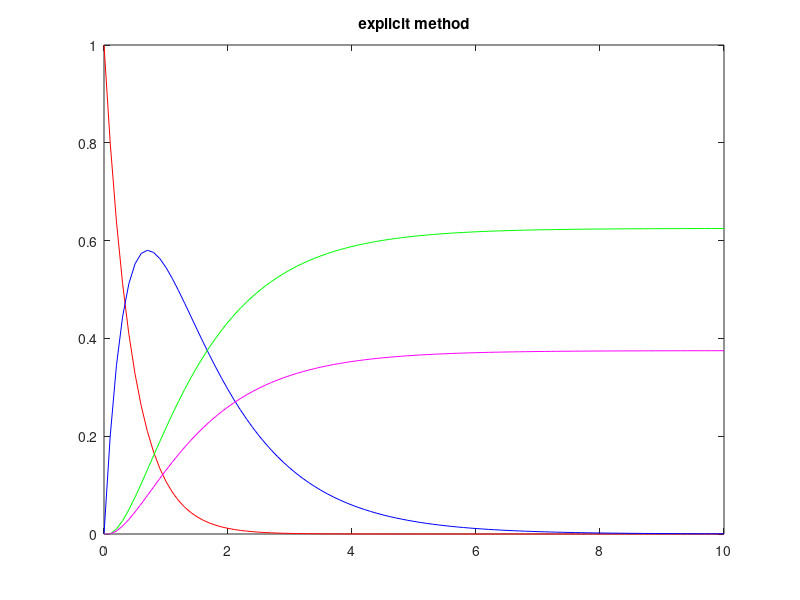

This chart was generated by the following MATLAB code: (Note: this script raises an error after producing the figure.)
% A-->B-->C
% B-->D


k1 =2; %rate constant of A-->B reaction                     %initial conditions
k2=0.5;%rate constant of B-->C reaction
k3=0.3;%rate constant of B-->D reaction
h=0.1;
t_final=10;%final time of the set we are taking to get readings
t_initial=0;%initial time

%%EXPLICITING1 PART1
N_explicit= round((t_final-t_initial)/h);%number of point taken in grid here is N_explicit
A_explicit =zeros(N_explicit+1,1);  %Storing value of Ca_explicit          %store concentrations
B_explicit =zeros(N_explicit+1,1);   %Storing value of Cb_explicit
C_explicit =zeros(N_explicit+1,1);%Storing value of Cc_explicit
D_explicit =zeros(N_explicit+1,1);%Storing value of Cd_explicit
t =zeros(N_explicit+1,1);%Matrix storing time of reaction

%%intial conditions 
A_explicit(1)=1;
B_explicit(1)=0;
C_explicit(1)=0;
D_explicit(1)=0;

for i=1:N_explicit                %explicit euler algorithm
    t(i+1)=t(i)+h;
    A_explicit(i+1)=A_explicit(i) + h*(-k1*A_explicit(i));%applying explicit y(i+1)=y(i)+h*F(xi,yi)
    B_explicit(i+1)=B_explicit(i) + h*(k1*A_explicit(i)-k2*B_explicit(i)-k3*B_explicit(i));
    C_explicit(i+1)=C_explicit(i) + h*(B_explicit(i)*k2);
    D_explicit(i+1)=D_explicit(i) + h*(B_explicit(i)*k3);
end
figure(1)      
plot(t,A_explicit,"-r")%plotting the graphs between time and concentration of A,B,C and D for following reaction
hold on
plot(t,B_explicit,"-b",t,C_explicit,"-g",t,D_explicit,"-m")
title('explicit method')          %graph for explicit (part1)



%%implicit (using jacobian )  PART2
N_implicit= ceil((t_final-t_initial)/h);%N_implicit is no. of grid points in case of implicit
t=zeros(N_implicit+1,1);
Y=zeros(4,N_implicit+1);

%%intial conditions 
Y(1,1)=1;         %Y(1,:) is showing conc of A at diff i
Y(2,1)=0;         %Y(2,:) is showing conc of b at diff i
Y(3,1)=0;         %Y(3,:) is showing conc of c at diff i   Y----> implicit
Y(4,1)=0;         %Y(4,:) is showing conc of d at diff i 
X=zeros(4,1);     %Matrix for storing 
t(1)=0;

for i =2:N_implicit+1                   %implicit euler algorithm
     Y(:,i)=Y(:,i-1);
     t(i)=t(i-1)+h;
    for k=1:10%for implicit functiion y(i+1)=y(i)+h*f(x(i+1),y(i+1))    
        j=give_jacobian(h,k1,k2,k3);%calling the funtion of jacobian
        r=give_residual(Y,i,h,k1,k2,k3);%calling the function of residual
        Y(:,i) = Y(:,i)- inv(j)*(r);%applying newton raphson method for Y
    end 
     
end



figure(2)%plotting impicit concentration vs time graph for a,b,c and d.
plot(t',Y(1,:),"-r")      %graph for implict part2
hold on 
plot(t',Y(2,:),"-b",t',Y(3,:),"-g",t',Y(4,:),"-m")
title('Implicit method')




% %FUNCTIONS
% For your easy reference written function used here 
% It is commented here but written in code below to avoid syntax error

% function R = give_residual(Y,i,h,k1,k2,k3)
% 
%   R=[Y(1,i)-Y(1,i-1)+h*(k1)*Y(1,i);
%      Y(2,i)-Y(2,i-1)-h*(k1*Y(1,i)-k2*Y(2,i)-k3*Y(2,i));  
%      Y(3,i)-Y(3,i-1)-h*(k2)*Y(2,i);
%      Y(4,i)-Y(4,i-1)-h*k3*Y(2,i)];
% 
% end
% 
% function j = give_jacobian(h,k1,k2,k3)
% 
%  j=[1+(k1)*h,0,0,0;
%     -h*k1,1+k2*h+k3*h,0,0;
%     0,-h*k2,1,0;
%     0,-h*k3,0,1];
% end


%%rk4 part 3
N_RK4=ceil(t_final-t_initial)/h;
y=zeros(4,N_RK4+1); 
y(1,1)=1;           %y(1,:) showing conc of a at different i
y(2,1)=0;           %y(2,:) showing conc of b at different i
y(3,1)=0;           %y(3,:) showing conc of c at different i   y---->rk4
y(4,1)=0;           %y(4,:) showing conc of d at different i


for i=1:N_RK4           %RK4 algorithm
    y(1,i+1)=y(1,i)+ h*f_A(i,h,y);
    y(2,i+1)=y(2,i)+ h*f_B(i,h,y);
   
    y(3,i+1)=y(3,i)+ h*f_C(i,h,y);
    y(4,i+1)=y(4,i)+ h*f_D(i,h,y);
end


figure(3)%Rk_4 figure 
plot(t',y(1,:),"-r")     %graph for rk4
hold on 
plot(t',y(2,:),"-b",t',y(3,:),"-g",t',y(4,:),"-m")
title('RK4')


%function of A 
function k_A = f_A(i,h,y)
    v1_A= g_A(y(1,i));%for Rk_4 y(i+1)=y(i)+h/6(k1+2*k2+2*k3+k4)
    v2_A= g_A(y(1,i)+h/2*v1_A);%k1=f(x(i),y(i)),k2=f(x(i)+h/2,y(i)+h*k1/2)
    v3_A= g_A(y(1,i)+h/2*v2_A);%k3=f(x(i)+h/2,y(i)+h*k2/2)
    v4_A= g_A(y(1,i)+h/2*v3_A);%k4=f(x(i)+h,y(i)+h*k3)
    k_A = (v1_A+2*v2_A+2*v3_A+v4_A)/6;
end

function x_A=  g_A(A)
    k1=2;
    x_A = -k1*(A);
end

% function of b
function k_B = f_B(i,h,y)

    v1_B= g_B(y(1,i),y(2,i));
    v2_B= g_B((y(1,i)),(y(2,i)+h/2*v1_B));
    v3_B= g_B((y(1,i)),(y(2,i)+h/2*v2_B));
    v4_B= g_B((y(1,i)),(y(2,i)+h/2*v3_B));
    k_B = (v1_B+2*v2_B+2*v3_B+v4_B)/6;

end

function x_B=  g_B(A,B)
    k1=2;
    k2=0.5;
    k3=0.3;
    x_B = k1*(A)-k2*(B)-k3*(B);
end

%function of c
    function k_C = f_C(i,h,y)
    v1_C= g_C(y(2,i));
    v2_C= g_C(y(2,i));
    v3_C= g_C(y(2,i));
    v4_C= g_C(y(2,i));
    k_C = (v1_C+2*v2_C+2*v3_C+v4_C)/6;
    end


function x_C=  g_C(A)
    k2=0.5;
    x_C= k2*(A);
end


%function of d
function k_D = f_D(i,h,y)
    v1_D= g_D(y(2,i));
    v2_D= g_D(y(2,i));
    v3_D= g_D(y(2,i));
    v4_D= g_D(y(2,i));
    k_D = (v1_D+2*v2_D+2*v3_D+v4_D)/6;
end

function x_D=  g_D(A)
    k3=0.3;
    x_D= k3*(A);
end


%functions for implicit part2

function R = give_residual(Y,i,h,k1,k2,k3)%function for making matrix of the residuals
%Residual is difference between response data and fix to response data at
%each predictor value
  R=[Y(1,i)-Y(1,i-1)+h*(k1)*Y(1,i);
     Y(2,i)-Y(2,i-1)-h*(k1*Y(1,i)-k2*Y(2,i)-k3*Y(2,i));
     Y(3,i)-Y(3,i-1)-h*(k2)*Y(2,i);
     Y(4,i)-Y(4,i-1)-h*k3*Y(2,i)];

end

function j = give_jacobian(h,k1,k2,k3)%function form for writing jacobian in the form of 4by4 matrix

 j=[1+(k1)*h,0,0,0;
    -h*k1,1+k2*h+k3*h,0,0;
    0,-h*k2,1,0;
    0,-h*k3,0,1];
end